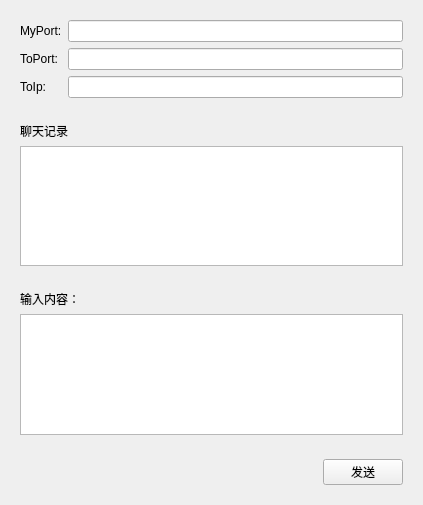
<?xml version="1.0" encoding="UTF-8"?>
<ui version="4.0">
 <class>Udp</class>
 <widget class="QWidget" name="Udp">
  <property name="geometry">
   <rect>
    <x>0</x>
    <y>0</y>
    <width>423</width>
    <height>505</height>
   </rect>
  </property>
  <property name="windowTitle">
   <string>Form</string>
  </property>
  <layout class="QVBoxLayout" name="verticalLayout_4">
   <item>
    <layout class="QVBoxLayout" name="verticalLayout_3">
     <item>
      <widget class="QWidget" name="widget" native="true">
       <layout class="QGridLayout" name="gridLayout">
        <item row="0" column="0">
         <widget class="QLabel" name="label">
          <property name="text">
           <string>MyPort:</string>
          </property>
         </widget>
        </item>
        <item row="0" column="1">
         <widget class="QLineEdit" name="myPort"/>
        </item>
        <item row="1" column="0">
         <widget class="QLabel" name="label_2">
          <property name="text">
           <string>ToPort:</string>
          </property>
         </widget>
        </item>
        <item row="1" column="1">
         <widget class="QLineEdit" name="toPort"/>
        </item>
        <item row="2" column="0">
         <widget class="QLabel" name="label_3">
          <property name="text">
           <string>ToIp:</string>
          </property>
         </widget>
        </item>
        <item row="2" column="1">
         <widget class="QLineEdit" name="toIp"/>
        </item>
       </layout>
      </widget>
     </item>
     <item>
      <widget class="QWidget" name="widget_2" native="true">
       <layout class="QVBoxLayout" name="verticalLayout">
        <item>
         <widget class="QLabel" name="label_4">
          <property name="text">
           <string>聊天记录</string>
          </property>
         </widget>
        </item>
        <item>
         <widget class="QTextEdit" name="record">
          <property name="readOnly">
           <bool>true</bool>
          </property>
         </widget>
        </item>
       </layout>
      </widget>
     </item>
     <item>
      <widget class="QWidget" name="widget_3" native="true">
       <layout class="QVBoxLayout" name="verticalLayout_2">
        <item>
         <widget class="QLabel" name="label_5">
          <property name="text">
           <string>输入内容：</string>
          </property>
         </widget>
        </item>
        <item>
         <widget class="QTextEdit" name="input"/>
        </item>
       </layout>
      </widget>
     </item>
     <item>
      <widget class="QWidget" name="widget_4" native="true">
       <layout class="QHBoxLayout" name="horizontalLayout">
        <item>
         <spacer name="horizontalSpacer">
          <property name="orientation">
           <enum>Qt::Horizontal</enum>
          </property>
          <property name="sizeHint" stdset="0">
           <size>
            <width>40</width>
            <height>20</height>
           </size>
          </property>
         </spacer>
        </item>
        <item>
         <widget class="QPushButton" name="sendBtn">
          <property name="text">
           <string>发送</string>
          </property>
         </widget>
        </item>
       </layout>
      </widget>
     </item>
    </layout>
   </item>
  </layout>
 </widget>
 <resources/>
 <connections/>
</ui>
